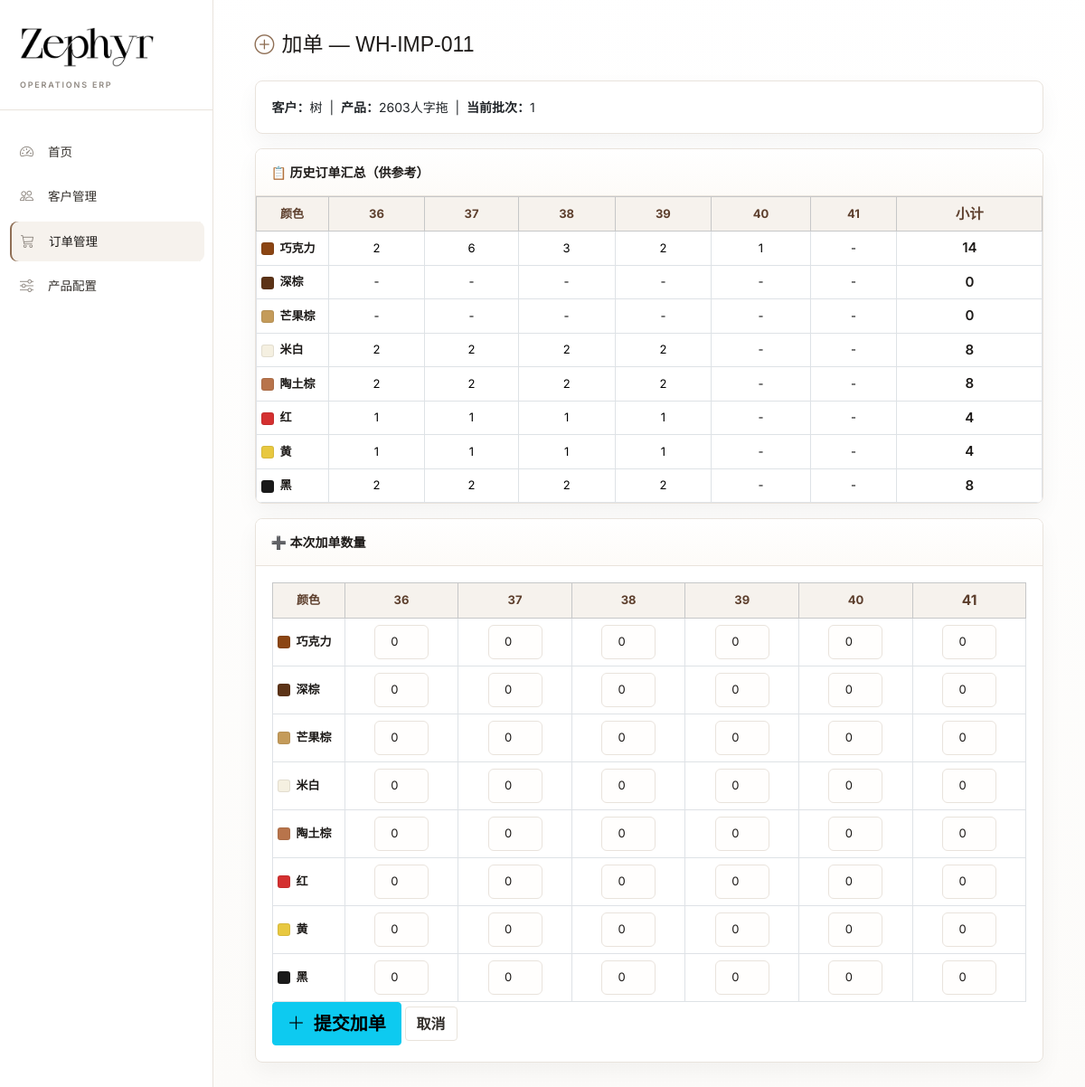
/orders/11/add-batch, run on an earlier commit of the app's database.
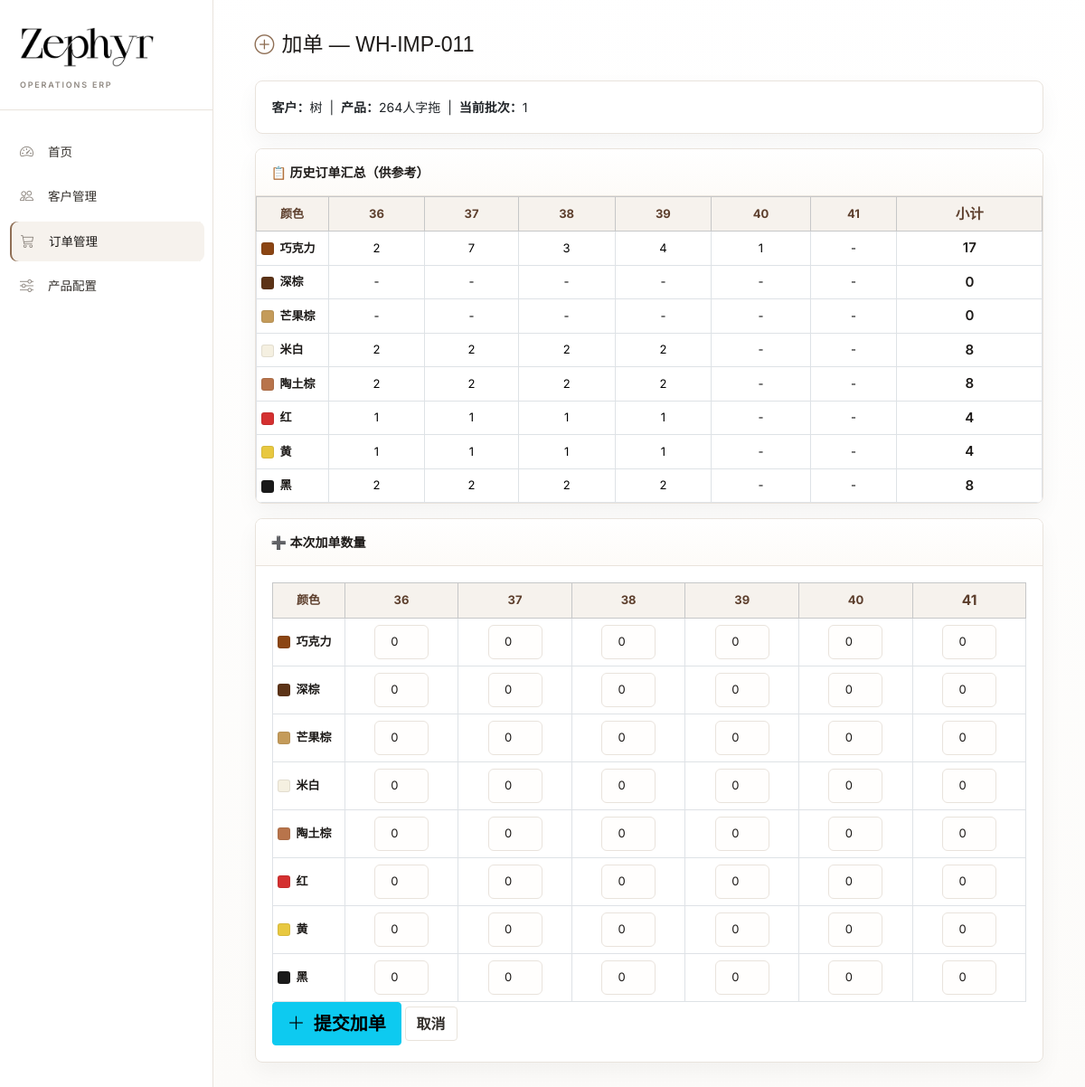
And on a later commit of the database.
### models.py (models this page shows, shortened)
class Product(db.Model):
    __tablename__ = 'products'
    id = db.Column(db.Integer, primary_key=True)
    name = db.Column(db.String(100), unique=True, nullable=False)  # 如: 2603人字拖
    image = db.Column(db.String(255), default='')
    is_active = db.Column(db.Boolean, default=True)
    created_at = db.Column(db.DateTime, default=datetime.utcnow)
    colors = db.relationship('ProductColor', backref='product', lazy='dynamic',
                             cascade='all, delete-orphan')
    sizes = db.relationship('ProductSize', backref='product', lazy='dynamic',
                            cascade='all, delete-orphan')
    orders = db.relationship('Order', backref='product', lazy='dynamic')

class ProductSize(db.Model):
    __tablename__ = 'product_sizes'
    id = db.Column(db.Integer, primary_key=True)
    product_id = db.Column(db.Integer, db.ForeignKey('products.id'), nullable=False)
    size_label = db.Column(db.String(10), nullable=False)  # 如: 36, 37, 38
    sort_order = db.Column(db.Integer, default=0)

class ProductColor(db.Model):
    __tablename__ = 'product_colors'
    id = db.Column(db.Integer, primary_key=True)
    product_id = db.Column(db.Integer, db.ForeignKey('products.id'), nullable=False)
    name = db.Column(db.String(50), nullable=False)  # 如: 巧克力
    hex_code = db.Column(db.String(7), default='#CCCCCC')  # 如: #8B4513
    sort_order = db.Column(db.Integer, default=0)

### app.py (the view, shortened to what this page needs)
@app.route('/orders/<int:order_id>/add-batch', methods=['GET', 'POST'])
def order_add_batch(order_id):
    order = Order.query.get_or_404(order_id)
    product = order.product
    colors = product.colors.order_by(ProductColor.sort_order).all()
    sizes = product.sizes.order_by(ProductSize.sort_order).all()
    existing = {}
    for line in order.lines.all():
        key = (line.color, line.size)
        existing[key] = existing.get(key, 0) + line.qty
    return render_template('order_add_batch.html', order=order, product=product,
                           colors=colors, sizes=sizes, existing=existing)

### models.py (called while the page is built)
    @property
    def batch_count(self):
        batches = set(line.batch for line in self.lines.all())
        return len(batches)

### templates/order_add_batch.html (shortened to what this page needs)
{% extends "base.html" %}
{% block content %}
<h4 class="mb-4"><i class="bi bi-plus-circle me-2"></i>加单 — {{ order.order_number }}</h4>
<div class="card mb-3">
    <div class="card-body">
        <strong>客户：</strong>{{ order.customer.name }} &nbsp;|&nbsp;
        <strong>产品：</strong>{{ order.product.name }} &nbsp;|&nbsp;
        <strong>当前批次：</strong>{{ order.batch_count }}
    </div>
</div>
<div class="card mb-3">
    <div class="card-header">
        <strong>📋 历史订单汇总（供参考）</strong>
    </div>
    <div class="card-body p-0">
        <div class="table-responsive">
            <table class="table table-bordered table-sm matrix-table mb-0">
                <thead class="table-light">
                    <tr>
                        <th style="width:80px">颜色</th>
                        {% for s in sizes %}<th>{{ s.size_label }}</th>{% endfor %}
                        <th>小计</th>
                    </tr>
                </thead>
                <tbody>
                    {% for color in colors %}
                    <tr>
                        <td class="color-label">
                            <span class="color-dot" style="background:{{ color.hex_code }}"></span>{{ color.name }}
                        </td>
                        {% set ns = namespace(total=0) %}
                        {% for s in sizes %}
                        {% set q = existing.get((color.name, s.size_label), 0) %}
                        {% set ns.total = ns.total + q %}
                        <td>{{ q if q > 0 else '-' }}</td>
                        {% endfor %}
                        <td><strong>{{ ns.total }}</strong></td>
                    </tr>
                    {% endfor %}
                </tbody>
            </table>
        </div>
    </div>
</div>
<div class="card">
    <div class="card-header"><strong>➕ 本次加单数量</strong></div>
    <div class="card-body">
        <form method="POST">
            <div class="table-responsive">
                <table class="table table-bordered matrix-table">
                    <thead class="table-light">
                        <tr>
                            <th style="width:80px">颜色</th>
                            {% for s in sizes %}<th>{{ s.size_label }}</th>{% endfor %}
                        </tr>
                    </thead>
                    <tbody>
                        {% for color in colors %}
                        <tr>
                            <td class="color-label">
                                <span class="color-dot" style="background:{{ color.hex_code }}"></span>{{ color.name }}
                            </td>
                            {% for s in sizes %}
                            <td>
                                <input type="number" class="form-control" min="0" value="0"
                                       name="qty_{{ color.id }}_{{ s.size_label }}" onfocus="this.select()">
                            </td>
                            {% endfor %}
                        </tr>
                        {% endfor %}
                    </tbody>
                </table>
            </div>
            <button type="submit" class="btn btn-info btn-lg">
                <i class="bi bi-plus-lg me-1"></i> 提交加单
            </button>
            <a href="{{ url_for('order_detail', order_id=order.id) }}" class="btn btn-outline-secondary">取消</a>
        </form>
    </div>
</div>
{% endblock %}

What changed in the data, as far as the page shows it:
changed Product: product.name "2603人字拖" → "264人字拖"
computed for ProductSize id 2: q "6" → "7"
computed for ProductSize (number 4 of 6 on the later page): id "2" → "4"
changed ProductColor "巧克力": total "14" → "17"
